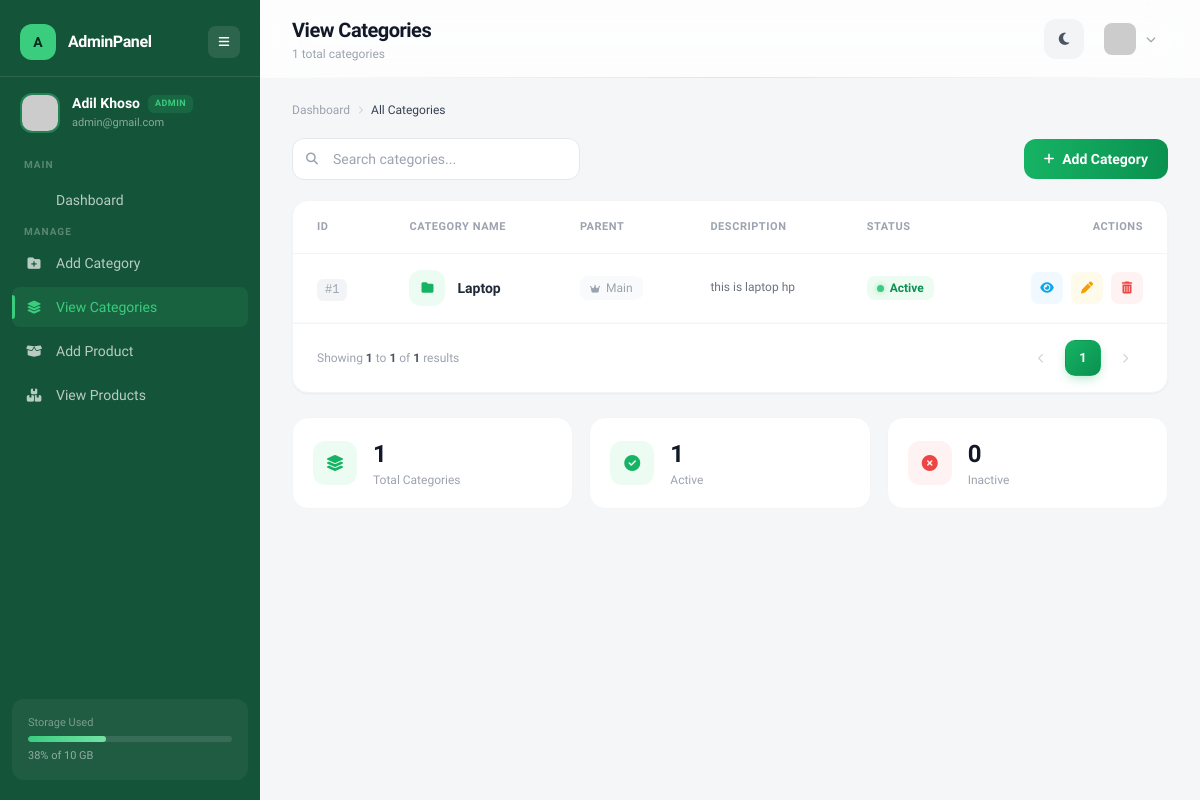
The app's page /backend/category/view.php (signed in) with its own data.
### tables this page shows
CREATE TABLE `users` (
  `id` int(11) NOT NULL,
  `name` varchar(100) DEFAULT NULL,
  `email` varchar(100) DEFAULT NULL,
  `password` varchar(255) DEFAULT NULL,
  `image` varchar(255) DEFAULT NULL,
  `phone` varchar(20) DEFAULT NULL,
  `address` text DEFAULT NULL,
  `role` enum('user','admin') DEFAULT 'user',
  `created_at` timestamp NOT NULL DEFAULT current_timestamp()
);

CREATE TABLE `categories` (
  `id` int(11) NOT NULL,
  `category_name` varchar(100) DEFAULT NULL,
  `parent_id` int(11) DEFAULT NULL,
  `description` text DEFAULT NULL,
  `status` enum('active','inactive') NOT NULL DEFAULT 'active',
  `created_at` timestamp NOT NULL DEFAULT current_timestamp()
);

### backend/category/view.php (the view, shortened to what the rows shown need)
<?php
include("../config/db.php");
 $uid = $_SESSION['user_id'];
 $user_res = mysqli_query($conn, "SELECT name, email, role FROM users WHERE id = $uid");
 $user = mysqli_fetch_assoc($user_res);
 $user_name = $user['name'] ?? 'Unknown';
 $user_email = $user['email'] ?? '';
 $user_role = ucfirst($user['role'] ?? 'user');
 $limit = 5;
 $page = isset($_GET['page']) && is_numeric($_GET['page']) ? max(1, intval($_GET['page'])) : 1;
 $start = ($page - 1) * $limit;
 $query = "
    SELECT c.*, p.category_name AS parent_name
    FROM categories c
    LEFT JOIN categories p ON c.parent_id = p.id
    ORDER BY c.id DESC
    LIMIT $start, $limit
";
 $result = mysqli_query($conn, $query);
?>
<!DOCTYPE html>
<html lang="en">
<head>
<script src="https://cdn.tailwindcss.com"></script>
<link rel="stylesheet" href="https://cdnjs.cloudflare.com/ajax/libs/font-awesome/6.5.0/css/all.min.css">
</head>
<body class="bg-[#f4f6f8] dark:bg-[#0a0f0d] transition-colors duration-500 min-h-screen">
<aside id="sidebar" class="sidebar-glass fixed left-0 top-0 h-full w-[260px] text-white z-50 transition-all duration-300 flex flex-col">
  <div class="px-5 py-4 flex items-center gap-3 border-t border-white/10">
    <div class="sidebar-text transition-all duration-300">
      <div class="flex items-center gap-2">
        <p class="text-sm font-semibold leading-tight"><?= htmlspecialchars($user_name) ?></p>
        <span class="role-badge <?= $user_role === 'Admin' ? 'role-admin' : 'role-user' ?>"><?= $user_role ?></span>
      </div>
      <p class="text-[11px] text-white/50 mt-0.5"><?= htmlspecialchars($user_email) ?></p>
    </div>
  </div>
</aside>
<main id="main" class="ml-[260px] min-h-screen transition-all duration-300">
  <header class="topbar-line sticky top-0 z-40 bg-white/80 dark:bg-[#0d1410]/80 backdrop-blur-xl px-8 py-4 flex justify-between items-center">
    <div>
      <h1 class="text-xl font-bold text-gray-900 dark:text-white tracking-tight">View Categories</h1>
    </div>
  </header>
  <div class="px-8 py-6">
    <div class="fade-up bg-white dark:bg-[#131a16] rounded-2xl border border-gray-100 dark:border-white/5 shadow-sm overflow-hidden" style="animation-delay:0.08s">
      <div class="overflow-x-auto">
        <table class="w-full text-sm" id="catTable">
          <thead>
            <tr class="border-b border-gray-100 dark:border-white/5">
              <th class="text-left px-6 py-4 text-[11px] font-semibold text-gray-400 uppercase tracking-wider">ID</th>
              <th class="text-left px-6 py-4 text-[11px] font-semibold text-gray-400 uppercase tracking-wider">Category Name</th>
              <th class="text-left px-6 py-4 text-[11px] font-semibold text-gray-400 uppercase tracking-wider">Parent</th>
              <th class="text-left px-6 py-4 text-[11px] font-semibold text-gray-400 uppercase tracking-wider hidden lg:table-cell">Description</th>
              <th class="text-left px-6 py-4 text-[11px] font-semibold text-gray-400 uppercase tracking-wider">Status</th>
              <th class="text-right px-6 py-4 text-[11px] font-semibold text-gray-400 uppercase tracking-wider">Actions</th>
            </tr>
          </thead>
          <tbody id="tableBody">
            <?php if (mysqli_num_rows($result) > 0) { ?>
              <?php while ($row = mysqli_fetch_assoc($result)) {
                $isActive = ($row['status'] ?? 'active') === 'active';
                $parentName = !empty($row['parent_id']) ? ($row['parent_name'] ?? 'Unknown') : null;
              ?>
              <tr class="trow border-b border-gray-50 dark:border-white/[0.03]">
                <td class="px-6 py-4">
                  <span class="text-xs font-mono text-gray-400 bg-gray-100 dark:bg-white/5 px-2 py-1 rounded-md">#<?= $row['id'] ?></span>
                </td>
                <td class="px-6 py-4">
                  <div class="flex items-center gap-3">
                    <div class="w-9 h-9 rounded-xl bg-brand-50 dark:bg-brand-950 flex items-center justify-center shrink-0">
                      <i class="fa-solid fa-folder text-brand-500 text-xs"></i>
                    </div>
                    <span class="font-semibold text-gray-800 dark:text-white"><?= htmlspecialchars($row['category_name']) ?></span>
                  </div>
                </td>
                <td class="px-6 py-4">
                  <?php if ($parentName) { ?>
                    <span class="inline-flex items-center gap-1.5 text-xs font-medium text-amber-600 dark:text-amber-400 bg-amber-50 dark:bg-amber-950 px-2.5 py-1 rounded-lg">
                      <i class="fa-solid fa-link text-[9px]"></i>
                      <?= htmlspecialchars($parentName) ?>
                    </span>
                  <?php } else { ?>
                    <span class="inline-flex items-center gap-1.5 text-xs font-medium text-gray-400 bg-gray-50 dark:bg-white/[0.03] px-2.5 py-1 rounded-lg">
                      <i class="fa-solid fa-crown text-[9px]"></i>
                      Main
                    </span>
                  <?php } ?>
                </td>
                <td class="px-6 py-4 hidden lg:table-cell">
                  <p class="text-gray-500 dark:text-white/50 text-xs leading-relaxed max-w-[220px] truncate">
                    <?= htmlspecialchars($row['description'] ?? 'No description') ?>
                  </p>
                </td>
                <td class="px-6 py-4">
                  <span class="inline-flex items-center text-xs font-semibold px-2.5 py-1 rounded-lg
                    <?= $isActive
                      ? 'text-brand-600 dark:text-brand-400 bg-brand-50 dark:bg-brand-950'
                      : 'text-red-600 dark:text-red-400 bg-red-50 dark:bg-red-950'
                    ?>">
                    <span class="status-dot <?= $isActive ? 'active' : 'inactive' ?>"></span>
                    <?= $isActive ? 'Active' : 'Inactive' ?>
                  </span>
                </td>
                <td class="px-6 py-4">
                  <div class="flex items-center justify-end gap-2">
                    <a href="../product/category_products.php?cat_id=<?= $row['id'] ?>"
                       class="act-btn bg-sky-50 dark:bg-sky-950 text-sky-500 hover:bg-sky-100 dark:hover:bg-sky-900" title="View Products">
                      <i class="fa-solid fa-eye"></i>
                    </a>
                    <a href="edit.php?id=<?= $row['id'] ?>"
                       class="act-btn bg-amber-50 dark:bg-amber-950 text-amber-500 hover:bg-amber-100 dark:hover:bg-amber-900" title="Edit">
                      <i class="fa-solid fa-pen"></i>
                    </a>
                    <button onclick="openDeleteModal('delete.php?id=<?= $row['id'] ?>')"
                       class="act-btn bg-red-50 dark:bg-red-950 text-red-500 hover:bg-red-100 dark:hover:bg-red-900" title="Delete">
                      <i class="fa-solid fa-trash-can"></i>
                    </button>
                  </div>
                </td>
              </tr>
              <?php } ?>
            <?php } ?>
          </tbody>
        </table>
      </div>
    </div>
  </div>
</main>
</body>
</html>

### records on screen
users: name "Adil Khoso", role "ADMIN", email "admin@gmail.com"
categories: id "1", category_name "Laptop", description "this is laptop hp", status "Active"

### other values on screen
$total_row['total'] "1"
$start + 1 "1"
min($start + $limit, $total_row['total']) "1"
$active_count "1"
$inactive_count "0"
